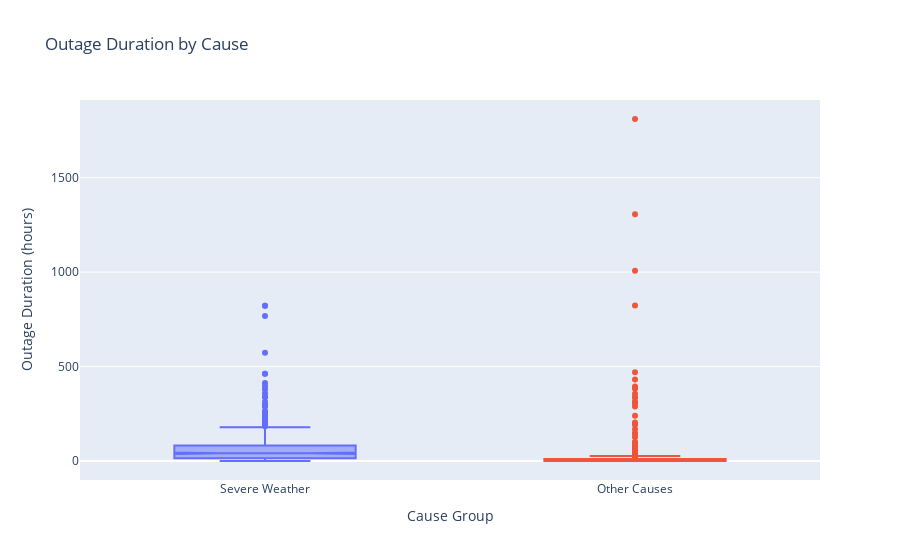
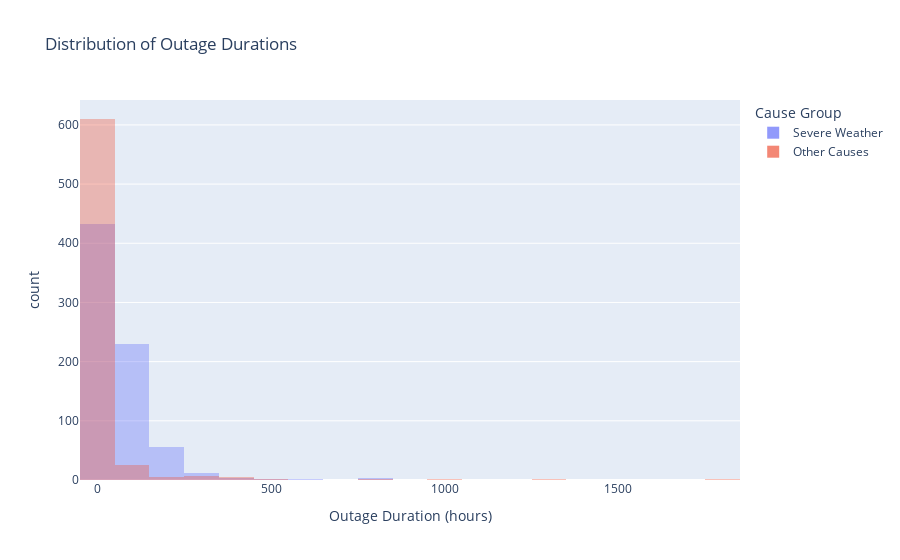

These figures' notebook cell, in order:
### Code cell
plot_df = df.copy()
plot_df['OUTAGE.DURATION'] = pd.to_numeric(plot_df['OUTAGE.DURATION'], errors='coerce')
plot_df['OUTAGE.DURATION_HOURS'] = plot_df['OUTAGE.DURATION'] / 60

plot_df = plot_df.dropna(subset=['OUTAGE.DURATION_HOURS', 'CAUSE.CATEGORY'])


plot_df['Cause Group'] = plot_df['CAUSE.CATEGORY'].str.lower().str.strip().apply(
    lambda x: 'Severe Weather' if x == 'severe weather' else 'Other Causes'
)

fig_box = px.box(
    plot_df,
    x='Cause Group',
    y='OUTAGE.DURATION_HOURS',
    color='Cause Group',
    points='outliers',
    notched=True,
    title='Outage Duration by Cause',
    labels={'OUTAGE.DURATION_HOURS': 'Outage Duration (hours)'}
)

fig_box.update_layout(showlegend=False)
fig_box.show()


hist_df = plot_df[plot_df['Cause Group'].isin(['Severe Weather', 'Other Causes'])].copy()

fig_hist = px.histogram(
    hist_df,
    x='OUTAGE.DURATION_HOURS',
    color='Cause Group',
    nbins=30,
    barmode='overlay',
    title='Distribution of Outage Durations',
    labels={'OUTAGE.DURATION_HOURS': 'Outage Duration (hours)'}
)

fig_hist.update_traces(opacity=0.7)
fig_hist.show()

### Figure 1 — Plotly figure (JSON) as saved in the notebook; plotly's stock layout.template omitted (floating-point values rounded to 4 significant figures; data arrays with more than 128 entries replaced by an {"elided": "..."} marker saying what was removed)
{"data": [{"alignmentgroup": "True", "boxpoints": "outliers", "hovertemplate": "Cause Group=%{x}<br>Outage Duration (hours)=%{y}<extra></extra>", "legendgroup": "Severe Weather", "marker": {"color": "#636efa"}, "name": "Severe Weather", "notched": true, "offsetgroup": "Severe Weather", "orientation": "v", "showlegend": true, "type": "box", "x": {"elided": "741 str values"}, "x0": " ", "xaxis": "x", "y": {"elided": "741 float values"}, "y0": " ", "yaxis": "y"}, {"alignmentgroup": "True", "boxpoints": "outliers", "hovertemplate": "Cause Group=%{x}<br>Outage Duration (hours)=%{y}<extra></extra>", "legendgroup": "Other Causes", "marker": {"color": "#EF553B"}, "name": "Other Causes", "notched": true, "offsetgroup": "Other Causes", "orientation": "v", "showlegend": true, "type": "box", "x": {"elided": "657 str values"}, "x0": " ", "xaxis": "x", "y": {"elided": "657 float values"}, "y0": " ", "yaxis": "y"}], "layout": {"boxmode": "overlay", "legend": {"title": {"text": "Cause Group"}, "tracegroupgap": 0}, "showlegend": false, "title": {"text": "Outage Duration by Cause"}, "xaxis": {"anchor": "y", "categoryarray": ["Severe Weather", "Other Causes"], "categoryorder": "array", "domain": [0, 1], "title": {"text": "Cause Group"}}, "yaxis": {"anchor": "x", "domain": [0, 1], "title": {"text": "Outage Duration (hours)"}}}}

### Figure 2 — Plotly figure (JSON) as saved in the notebook; plotly's stock layout.template omitted (floating-point values rounded to 4 significant figures; data arrays with more than 128 entries replaced by an {"elided": "..."} marker saying what was removed)
{"data": [{"alignmentgroup": "True", "bingroup": "x", "hovertemplate": "Cause Group=Severe Weather<br>Outage Duration (hours)=%{x}<br>count=%{y}<extra></extra>", "legendgroup": "Severe Weather", "marker": {"color": "#636efa", "opacity": 0.5, "pattern": {"shape": ""}}, "name": "Severe Weather", "nbinsx": 30, "offsetgroup": "Severe Weather", "opacity": 0.7, "orientation": "v", "showlegend": true, "type": "histogram", "x": {"elided": "741 float values"}, "xaxis": "x", "yaxis": "y"}, {"alignmentgroup": "True", "bingroup": "x", "hovertemplate": "Cause Group=Other Causes<br>Outage Duration (hours)=%{x}<br>count=%{y}<extra></extra>", "legendgroup": "Other Causes", "marker": {"color": "#EF553B", "opacity": 0.5, "pattern": {"shape": ""}}, "name": "Other Causes", "nbinsx": 30, "offsetgroup": "Other Causes", "opacity": 0.7, "orientation": "v", "showlegend": true, "type": "histogram", "x": {"elided": "657 float values"}, "xaxis": "x", "yaxis": "y"}], "layout": {"barmode": "overlay", "legend": {"title": {"text": "Cause Group"}, "tracegroupgap": 0}, "title": {"text": "Distribution of Outage Durations"}, "xaxis": {"anchor": "y", "domain": [0, 1], "title": {"text": "Outage Duration (hours)"}}, "yaxis": {"anchor": "x", "domain": [0, 1], "title": {"text": "count"}}}}
